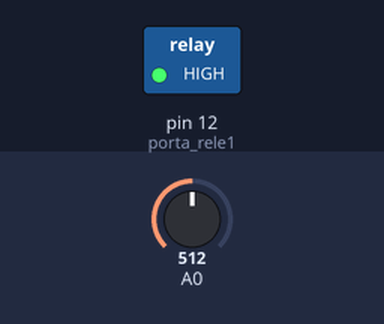
This sketch was run on a simulated Arduino Uno, built with avr-gcc and run on an emulated ATmega328P. On the bench: switched loads named in the sketch (green lamp = pin HIGH). Inputs (shaded band) come from the test bench; at power-on: A0 = 512.

Above: at 1.2 s.
1.3 s: A0 set to 0
At 2.3 s:
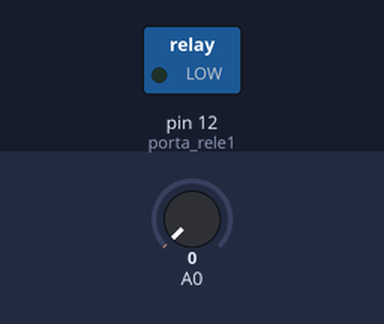
2.8 s: A0 set to 122
At 3.5 s:
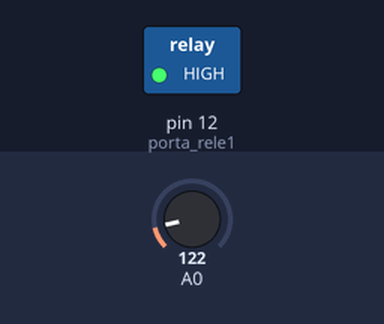
Timing chart, 0 to 5.8 s (numbered marks = the images above; inputs shaded):
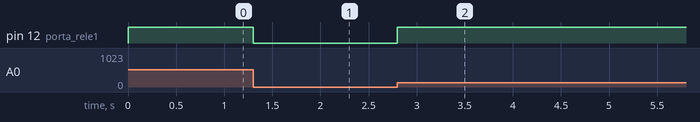

Measured:
- after the input at 1.3 s, pin 12 (porta_rele1): HIGH → LOW at once
- after the input at 2.8 s, pin 12 (porta_rele1): LOW → HIGH at once

The sketch:

lab10.ino
```cpp
// C++ code
//
int porta_rele1 = 12;
int estadorele1 = 1;

void setup() {
  pinMode(porta_rele1, OUTPUT);
  digitalWrite(porta_rele1, HIGH);
}

void loop() {
  int valorrecebido = analogRead(A0);

   if(valorrecebido > 0){
  	digitalWrite(12, HIGH);
   }else{
   	digitalWrite(12, LOW);
   }

}
```
